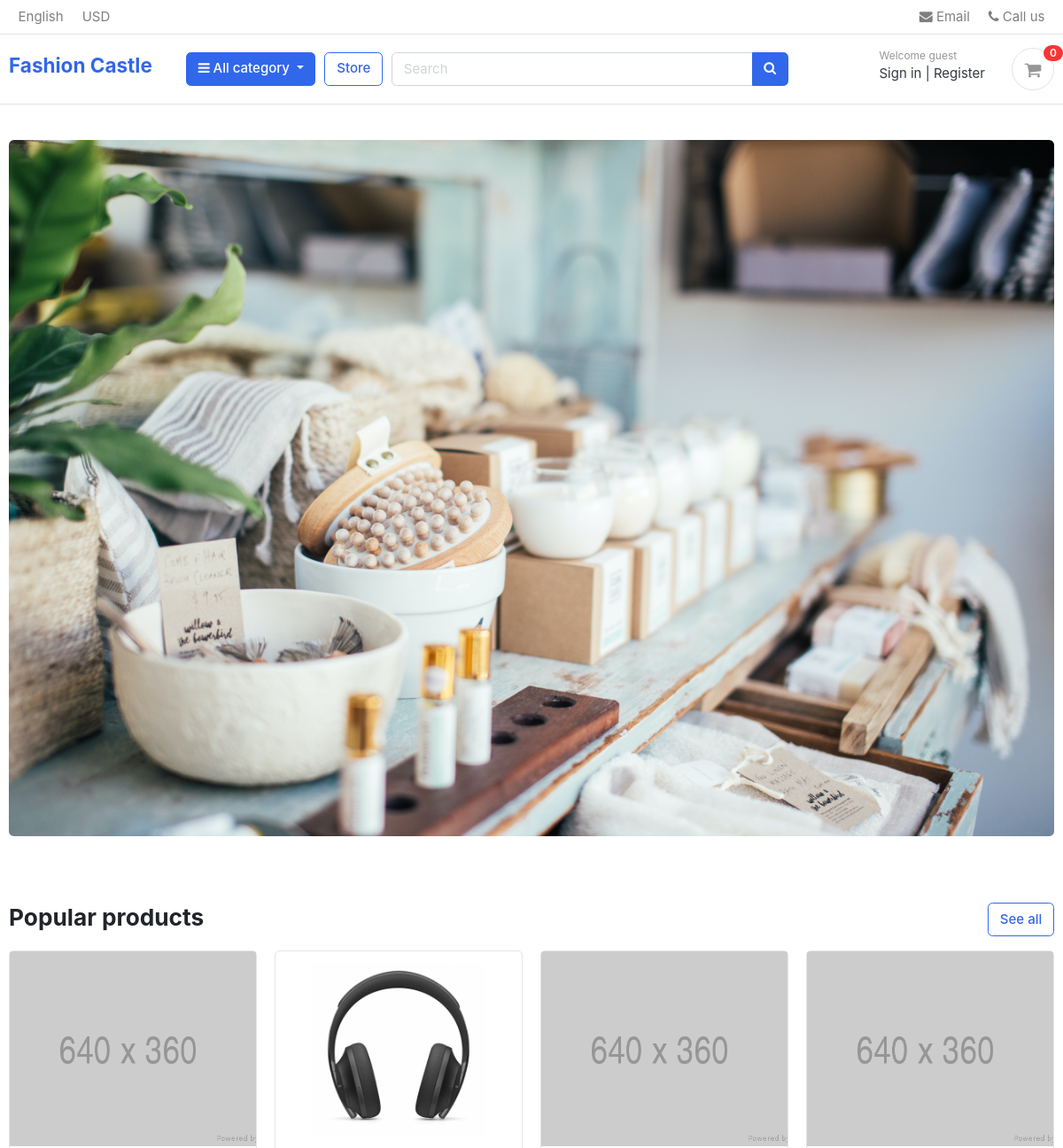
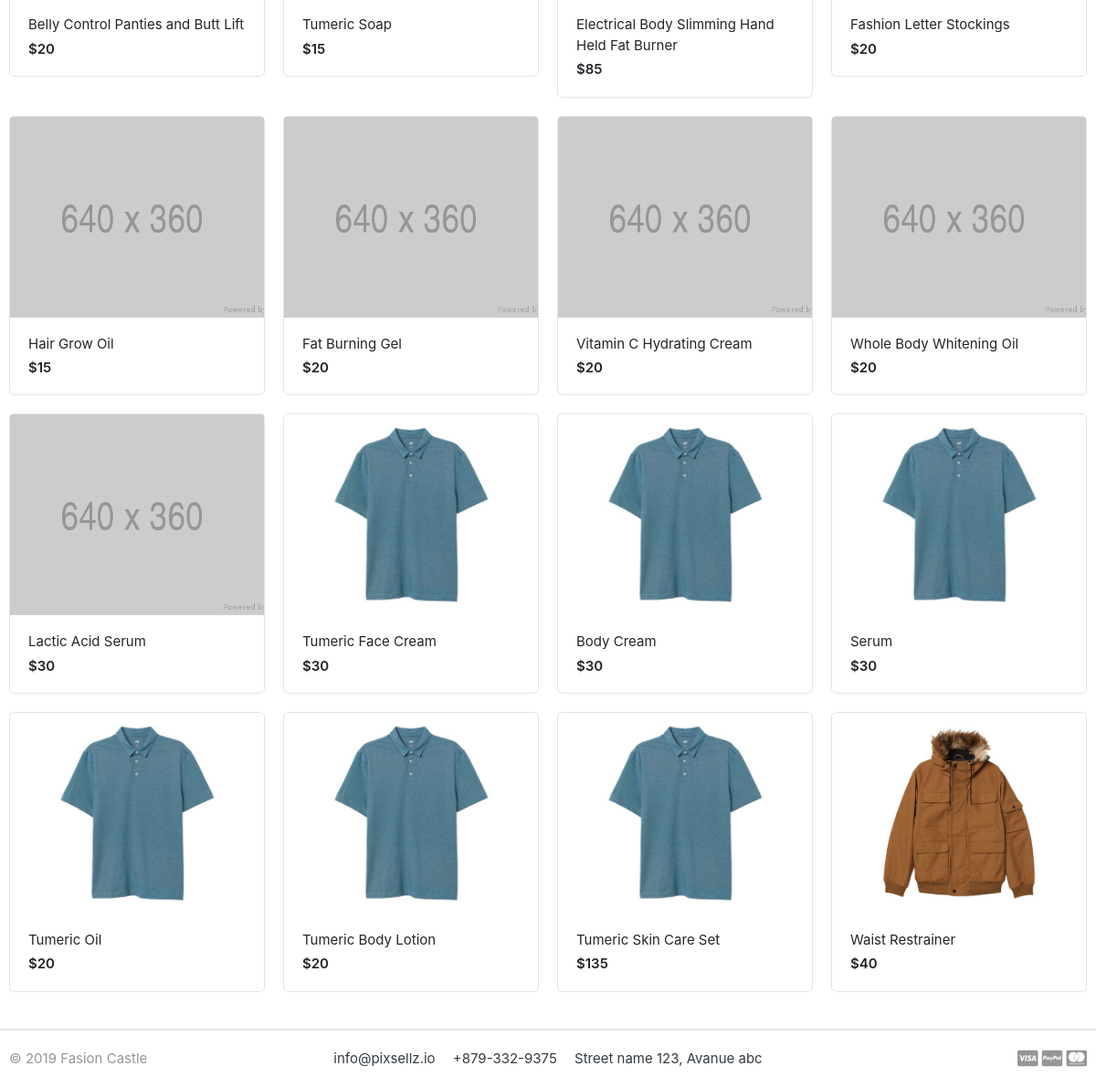
The page / on the database its author committed (2 pictures, top to bottom).
### store/models.py (models this page shows, shortened)
class Product(models.Model):
    product_name    = models.CharField(max_length=200, unique=True)
    slug            = models.SlugField(max_length=250, unique=True)
    description     = models.TextField(max_length=500, blank=True)
    price           = models.IntegerField()
    images          = models.ImageField(upload_to='photos/products')
    stock           = models.IntegerField()
    is_available    = models.BooleanField(default=True)
    category        = models.ForeignKey(Category, on_delete=models.CASCADE)
    created_date    = models.DateTimeField(auto_now_add=True)
    modified_date   = models.DateTimeField(auto_now=True)
    def get_url(self):
        return reverse('product_detail', args=[self.category.slug, self.slug])

### fashioncastleback/views.py (the view)
# urls.py: 2. Add a URL to urlpatterns:  path('', views.home, name='home')
def home(request):
    products = Product.objects.all().filter(is_available=True)
    context = {
        'products': products,
    }
    return render(request, 'home.html', context)

### carts/context_processors.py (called while the page is built)
def counter(request):
    cart_count = 0
    if 'admin' in request.path:
        return {}
    else:
        try:
            cart = Cart.objects.filter(cart_id=_cart_id(request))
            if request.user.is_authenticated:
                cart_items = CartItem.objects.all().filter(user=request.user)
            else:
                cart_items = CartItem.objects.all().filter(cart=cart[:1])
            for cart_item in cart_items:
                cart_count += cart_item.quantity
        except Cart.DoesNotExist:
            cart_count = 0
    return dict(cart_count=cart_count)

### carts/views.py (called while the page is built)
def _cart_id(request):
    cart = request.session.session_key
    if not cart:
        cart = request.session.create()
    return cart

### category/context_processors.py (called while the page is built)
def menu_links(request):
    links = Category.objects.all()
    return dict(links=links)

### category/models.py (called while the page is built)
    def get_url(self):
            return reverse('products_by_category', args=[self.slug])

### templates/home.html (shortened to what this page needs)
{% extends 'base.html' %}
{% load static %}
{% block content %}
<section class="section-intro padding-y-sm">
<div class="container">
<div class="intro-banner-wrap padding-y-sm">
	<img src="{% static 'images/banners/beauty-hero.jpg' %}" class="hero-image img-fluid rounded">
</div>
</div>
</section>
<section class="section-name padding-y-sm">
<div class="container">
<header class="section-heading">
	<a href="{% url 'store' %}" class="btn btn-outline-primary float-right">See all</a>
	<h3 class="section-title">Popular products</h3>
</header>
<div class="row">
	{% for product in products %}
	<div class="col-md-3">
		<div class="card card-product-grid">
			<a href="{{ product.get_url }}" class="img-wrap"> <img src="{{ product.images.url }}"> </a>
			<figcaption class="info-wrap">
				<a href="{{ product.get_url }}" class="title"> {{ product.product_name }}</a>
				<div class="price mt-1">${{ product.price }}</div>
			</figcaption>
		</div>
	</div>
	{% endfor %}
</div>
</div>
</section>
</body>
</html>
{% endblock %}

### templates/base.html (shortened to what this page needs)
{% load static %}
<!DOCTYPE HTML>
<html lang="en">
<head>
<link href="{% static 'css/bootstrap.css' %}" rel="stylesheet" type="text/css"/>
<link href="{% static 'fonts/fontawesome/css/all.min.css' %}" type="text/css" rel="stylesheet">
<link href="{% static 'css/ui.css' %}" rel="stylesheet" type="text/css"/>
<link href="{% static 'css/styles.css' %}" rel="stylesheet" type="text/css"/>
<link href="{% static 'css/custom.css' %}" rel="stylesheet" type="text/css"/>
<link rel="stylesheet" href="https://cdnjs.cloudflare.com/ajax/libs/font-awesome/4.7.0/css/font-awesome.min.css">
<link href="{% static 'css/responsive.css' %}" rel="stylesheet" media="only screen and (max-width: 1200px)" />
</head>
<body>
    {% include 'includes/navbar.html' %}
    {% block content%}
    {% endblock %}
    {% include 'includes/footer.html' %}

### templates/includes/navbar.html (shortened to what this page needs)
{% load static %}
<header class="section-header">
    <nav class="navbar navbar-sticky p-md-0 navbar-expand-sm navbar-light border-bottom">
        <div class="container">
            <div class="collapse navbar-collapse" id="navbarTop4">
                <ul class="navbar-nav mr-auto">
                    <li class="nav-item dropdown">
                        <a href="#" class="nav-link">   English </a>
                    </li>
                    <li class="nav-item dropdown">
                        <a href="#" class="nav-link"> USD </a>
                    </li>
                </ul>
                <ul class="navbar-nav">
                    <li><a href="#" class="nav-link"> <i class="fa fa-envelope"></i> Email </a></li>
                    <li><a href="#" class="nav-link"> <i class="fa fa-phone"></i> Call us </a></li>
                </ul>
            </div>
        </div>
    </nav>
    <section class="header-main border-bottom">
        <div class="container">
            <div class="row align-items-center">
                <div class="col-lg-2 col-md-3 col-6">
                    <a href="{% url 'home' %}" class="brand-wrap">
                        <h4>Fashion Castle</h4>
                    </a>
                </div>
                <div class="col-lg col-sm col-md col-6 flex-grow-0">
                    <div class="category-wrap dropdown d-inline-block float-right">
                        <button type="button" class="btn btn-primary dropdown-toggle" data-toggle="dropdown">
                            <i class="fa fa-bars"></i> All category
                        </button>
                    </div>
        </div>
        <a href="{% url 'store' %}" class="btn btn-outline-primary">Store</a>
        <div class="col-lg  col-md-6 col-sm-12 col">
            <form action="{% url 'search' %}" class="search">
                <div class="input-group w-100">
                    <input type="text" class="form-control" style="width:60%;" placeholder="Search" name="keyword">
                    <div class="input-group-append">
                        <button class="btn btn-primary" type="submit">
                        <i class="fa fa-search"></i>
                        </button>
                    </div>
                </div>
            </form>
        </div>
        <div class="col-lg-3 col-sm-6 col-8 order-2 order-lg-3">
            <div class="d-flex justify-content-end mb-3 mb-lg-0">
                {% if user.id is None %}
                    <div class="widget-header">
                        <small class="title text-muted">Welcome guest</small>
                        <div>
                            <a href="{% url 'login' %}">Sign in</a> <span class="dark-transp"> | </span>
                            <a href="{% url 'register' %}"> Register</a>
                        </div>
                    </div>
                {% endif %}
                    <a href="{% url 'cart' %}" class="widget-header pl-3 ml-3">
                        <div class="icon icon-sm rounded-circle border"><i class="fa fa-shopping-cart"></i></div>
                        <span class="badge badge-pill badge-danger notify">{{cart_count}}</span>
                    </a>
                    </div>
            </div>
            </div>
        </div>
    </section>
    </header>

### templates/includes/footer.html
<footer class="section-footer border-top">
	<div class="container">
		<section class="footer-bottom border-top row">
			<div class="col-md-2">
				<p class="text-muted"> &copy 2019 Fasion Castle </p>
			</div>
			<div class="col-md-8 text-md-center">
				<span  class="px-2">info@pixsellz.io</span>
				<span  class="px-2">+879-332-9375</span>
				<span  class="px-2">Street name 123, Avanue abc</span>
			</div>
			<div class="col-md-2 text-md-right text-muted">
				<i class="fab fa-lg fa-cc-visa"></i>
				<i class="fab fa-lg fa-cc-paypal"></i>
				<i class="fab fa-lg fa-cc-mastercard"></i>
			</div>
		</section>
	</div>
</footer>

### static/css/ui.css (style rules this page uses)
html { font-family: "Inter", sans-serif; font-size: 15px; }
.img-wrap { text-align: center; display: block; }
.img-wrap img { max-width: 100%; }
.icon-xs, .icon-sm, .icon-md, .icon-lg { display: inline-block; text-align: center; flex-shrink: 0; flex-grow: 0; }
.icon-sm { width: 48px; height: 48px; line-height: 48px !important; font-size: 20px; }
.padding-y-sm { padding-top: 20px; padding-bottom: 20px; }
.section-heading { margin-bottom: 20px; margin-top: 15px; }
.section-title { color: #212529; }
p:last-child { margin-bottom: 0; }
.header-main { position: relative; padding-top: 1rem; padding-bottom: 1rem; }
.widget-header { display: inline-block; vertical-align: middle; position: relative; }
.widget-header a { color: #343a40; }
.widget-header i { color: #969696; }
.widget-header .title { display: block; }
.widget-header .notify { position: absolute; top: -3px; right: -10px; }
.footer-bottom { padding-top: 20px; padding-bottom: 20px; }
[class*=card-product] a.title { color: #212529; display: block; }
[class*=card-product] .img-wrap { overflow: hidden; position: relative; }
[class*=card-product] .img-wrap img { height: 100%; max-width: 100%; width: auto; display: inline-block; -o-object-fit: cover; object-fit: cover; }
.card-product-grid { margin-bottom: 20px; }
.card-product-grid .img-wrap { border-radius: 0.2rem 0.2rem 0 0; height: 220px; }
.card-product-grid .info-wrap { overflow: hidden; padding: 18px 20px; }
.card .img-wrap { overflow: hidden; }
.notify { position: absolute; top: -4px; right: -10px; display: inline-block; padding: 0.25em 0.6em; font-size: 12px; line-height: 1; text-align: center; border-radius: 3rem; color: #fff; background-color: #fa3434; }
.price { font-weight: 600; color: #212529; }

### rows shown on the page
Product: images (placeholder picture), product_name "Belly Control Panties and Butt Lift", price "20"
Product: images (picture), product_name "Tumeric Soap", price "15"
Product: images (placeholder picture), product_name "Electrical Body Slimming Hand Held Fat Burner", price "85"
Product: images (placeholder picture), product_name "Fashion Letter Stockings", price "20"
Product: images (placeholder picture), product_name "Hair Grow Oil", price "15"
Product: images (placeholder picture), product_name "Fat Burning Gel", price "20"
Product: images (placeholder picture), product_name "Vitamin C Hydrating Cream", price "20"
Product: images (placeholder picture), product_name "Whole Body Whitening Oil", price "20"
Product: images (placeholder picture), product_name "Lactic Acid Serum", price "30"
Product: images (picture), product_name "Tumeric Face Cream", price "30"
Product: images (picture), product_name "Body Cream", price "30"
Product: images (picture), product_name "Serum", price "30"
Product: images (picture), product_name "Tumeric Oil", price "20"
Product: images (picture), product_name "Tumeric Body Lotion", price "20"
Product: images (picture), product_name "Tumeric Skin Care Set", price "135"
Product: images (picture), product_name "Waist Restrainer", price "40"

### other values the page prints
{{ cart_count }} "0"
